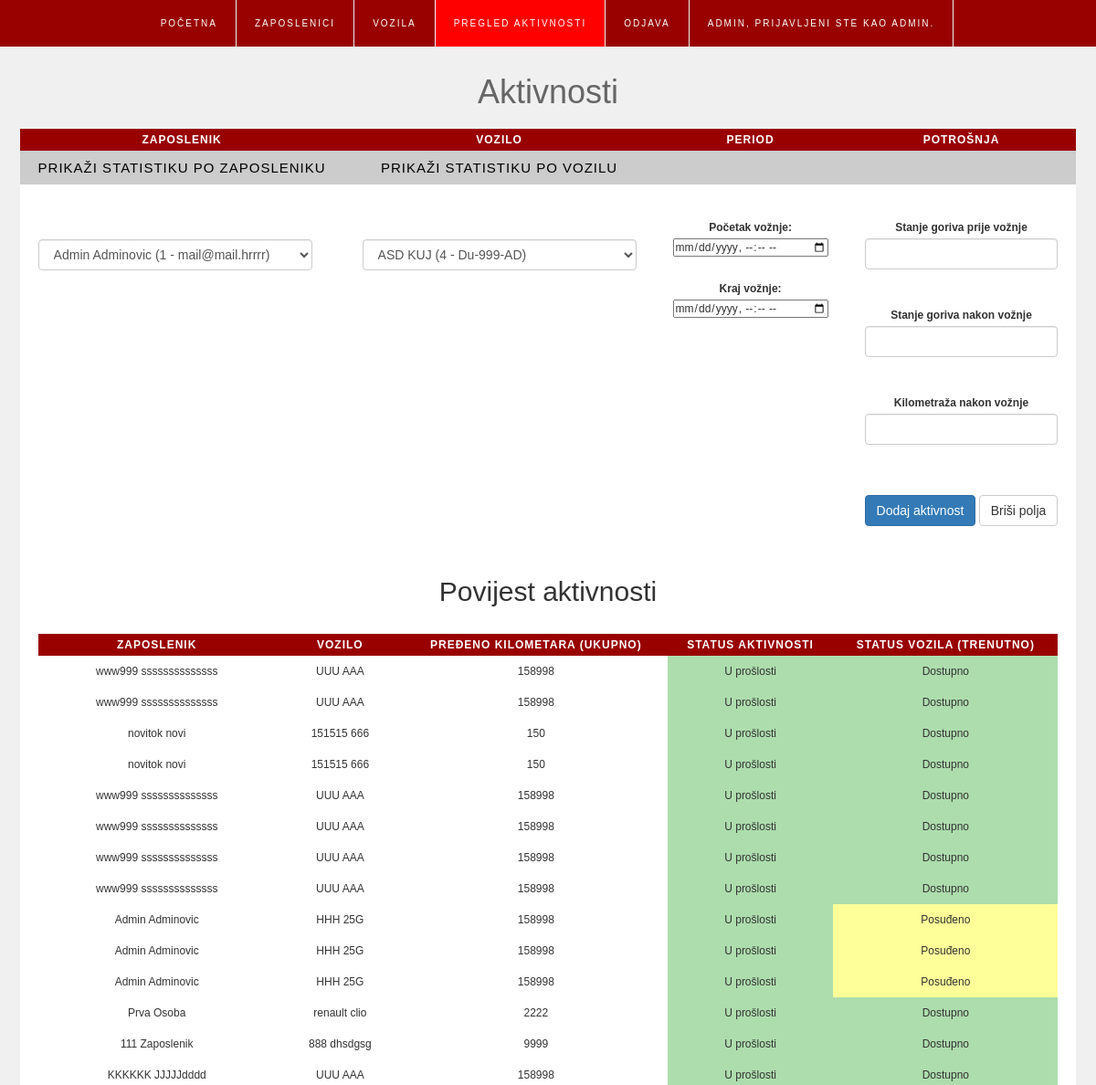
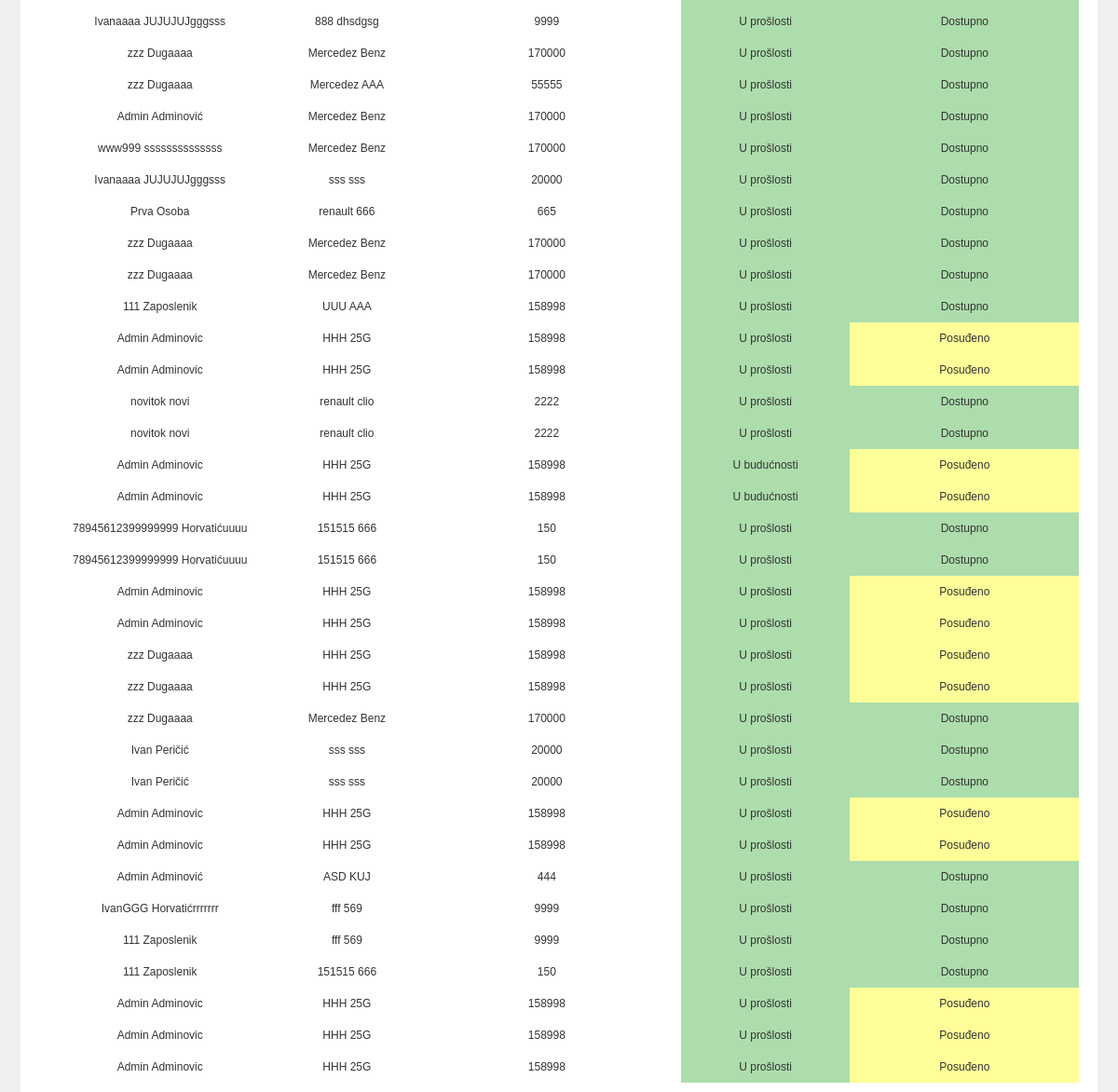
Screenshot of /aktivnosti.php (signed in) with the database file from the repository (2 pictures, top to bottom).
### tables this page shows
CREATE TABLE `users` (
  `id` int(5) NOT NULL,
  `username` varchar(100) NOT NULL,
  `password` varchar(100) NOT NULL,
  `date_birth` date DEFAULT NULL,
  `date_reg` timestamp(6) NOT NULL DEFAULT CURRENT_TIMESTAMP(6),
  `ime` varchar(20) NOT NULL,
  `prezime` varchar(20) NOT NULL,
  `user_type` int(1) NOT NULL
);

CREATE TABLE `vozila` (
  `id` int(5) NOT NULL,
  `proizvodjac` varchar(20) NOT NULL,
  `model` varchar(20) NOT NULL,
  `registracija` varchar(20) NOT NULL,
  `datum` date NOT NULL,
  `motor` varchar(255) NOT NULL,
  `vrsta_goriva` varchar(20) NOT NULL,
  `stanje_goriva` varchar(20) NOT NULL,
  `status` varchar(20) NOT NULL,
  `kilometraza` float NOT NULL
);

### aktivnosti.php (the view, shortened to what this page needs)
<?php
require_once "config.php";
$result_users = $link->query("SELECT * FROM users");
$result_vozila = $link->query("SELECT * FROM vozila WHERE status='dostupno'");
?>
<!DOCTYPE html>
<html dir="ltr">
    <head>
        <link rel="stylesheet" href="https://maxcdn.bootstrapcdn.com/bootstrap/3.3.7/css/bootstrap.css">
        <link href="css.css" rel="stylesheet" type="text/css">
    </head>
    <body>
        <?php
            include "header.php"
        ?>
        <h1>Aktivnosti</h1>
        <form action="<?php echo htmlspecialchars($_SERVER["PHP_SELF"]); ?>" method="post">
            <table class="Activity">
                <thead>
                    <tr>
                        <th>Zaposlenik</th>
                        <th>Vozilo</th>
                        <th>Period</th>
                        <th>Potrošnja</th>
                    </tr>
                <thead>
                <tbody>
                    <tr class="novaKlasa">
                        <td colspan="1">
                            <a href="aktivnosti_zaposlenik.php"><div style="height:100%;width:100%">Prikaži statistiku po zaposleniku</div></a>
                        </td>
                        <td colspan="1">
                            <a href="aktivnosti_vozilo.php"><div style="height:100%;width:100%">Prikaži statistiku po vozilu</div></a>
                        </td>
                        <td colspan="2"></td>
                    </tr>
                    <tr>
                        <td style="padding-top: 60px;vertical-align: top;">
                            <div class="form-group">
                                <select class="form-control" type="text" name="id_zaposlenik">
                                    <?php
                                    while ($row_user = $result_users->fetch_assoc()) {
                                        print '<option value="'.$row_user["id"].'">'.$row_user["ime"].' '.$row_user["prezime"].' ('.$row_user["id"].' - '.$row_user["username"].')</option>';
                                    }
                                    ?>
                                </select>
                            </div>
                        </td>
                        <td style="padding-top: 60px;vertical-align: top;">
                            <div class="form-group">
                                <select class="form-control" type="text" name="id_vozilo">
                                    <?php
                                    while ($row_vozilo = $result_vozila->fetch_assoc()) {
                                        print '<option value="'.$row_vozilo["id"].'">'.$row_vozilo["proizvodjac"].' '.$row_vozilo["model"].' ('.$row_vozilo["id"].' - '.$row_vozilo["registracija"].')</option>';
                                    }
                                    ?>
                                </select>
                            </div>
                        </td>
                        <td style="padding-top: 40px;vertical-align: top;">
                            <div>
                                <label for="period_start">Početak vožnje:</label><br>
                                <input id="party" type="datetime-local" name="period_start">
                            </div>
                            <br><br>
                            <div>
                                <label for="period_stop">Kraj vožnje:</label><br>
                                <input id="party" type="datetime-local" name="period_stop">
                            </div>
                        </td>
                        <td style="padding-top: 40px;vertical-align: top;">
                            <div class="form-group <?php echo (!empty($stanje_goriva_start_err)) ? 'has-error' : ''; ?>">
                                <label>Stanje goriva prije vožnje</label><br>
                                <input type="text" name="stanje_goriva_start" class="form-control" value="<?php echo $stanje_goriva_start; ?>">
                            </div>
                            <div class="form-group <?php echo (!empty($stanje_goriva_stop_err)) ? 'has-error' : ''; ?>">
                                <br><br><label>Stanje goriva nakon vožnje</label><br>
                                <input type="text" name="stanje_goriva_stop" class="form-control" value="<?php echo $stanje_goriva_stop; ?>">
                            </div>
                            <div class="form-group <?php echo (!empty($stanje_goriva_stop_err)) ? 'has-error' : ''; ?>">
                                <br><br><label>Kilometraža nakon vožnje</label><br>
                                <input type="text" name="kilometraza" class="form-control" value="<?php echo $kilometraza; ?>">
                            </div>
                        </td>
                    </tr>
                    <tr>
                        <td>
                        </td>
                        <td>
                        </td>
                        <td></td>
                        <td></td>
                    </tr>
                    <tr>
                        <td colspan="3"></td>
                        <td colspan="1">
                            <div class="form-group">
                                <input type="submit" class="btn btn-primary" name="action" value="Dodaj aktivnost">
                                <input type="reset" class="btn btn-default" value="Briši polja">
                            </div>
                        </td>
                    </tr>
                    <tr>
                        <td colspan="5"><h2>Povijest aktivnosti</h2></td>
                    </tr>
                    <tr>
                        <td colspan="5">
                    <table class="Activity" style="width:100%; margin:0;padding:0;">
                                                    <tr>
                        <th>Zaposlenik</th>
                        <th>Vozilo</th>
                        <th>Pređeno kilometara (ukupno)</th>
                        <th>Status aktivnosti</th>
                        <th>Status vozila (trenutno)</th>
                    </tr>
                <?php
                    $result_akt = $link->query("SELECT * FROM aktivnosti");
                    while ($row_akt = $result_akt->fetch_assoc()) {
                        $boo = $row_akt['id_zaposlenik'];
                        $foo = $row_akt['id_vozilo'];
                        $result_akt2 = $link->query("SELECT * FROM users WHERE id = '$boo'");
                        while ($row_akt2 = $result_akt2->fetch_assoc()) {
                            $result_akt3 = $link->query("SELECT * FROM vozila WHERE id = '$foo'");
                            while ($row_akt3 = $result_akt3->fetch_assoc()) {
                                print '<tr>';
                                print '<td>'.$row_akt2['ime'].' '.$row_akt2['prezime'].'</td>';
                                print '<td>'.$row_akt3['proizvodjac'].' '.$row_akt3['model'].'</td>';
                                print '<td>'.$row_akt3['kilometraza'].'</td>';
                                if (strtotime($row_akt["period_stop"]) < time()) {
                                    print '<td style="background:rgba(51, 170, 51, .4);">U prošlosti</td>';
                                } elseif (strtotime($row_akt["period_stop"]) > time() and strtotime($row_akt["period_start"]) > time()) {
                                    print '<td style="background:rgba(51, 170, 51, .4);">U budućnosti</td>';
                                } else {
                                    print '<td style="background:rgba(255, 255, 0, .4);">U tijeku</td>';
                                }
                                if ($row_akt3["status"]=="dostupno") {
                                    print '<td style="background:rgba(51, 170, 51, .4);">Dostupno</td>';
                                } elseif ($row_akt3["status"]=="posudjeno") {
                                    print '<td style="background:rgba(255, 255, 0, .4);">Posuđeno</td>';
                                } elseif ($row_akt3["status"]=="popravak") {
                                    print '<td style="background:rgba(255, 255, 0, .4);">Na popravku</td>';
                                }
                                print '</tr>';
                            }
                        }
                    }
                ?>
                            </table>
                        </td>
                    </tr>
                </tbody>
            </table>
        </form>
    </body>
</html>

### header.php
<header>
    <ul>
        <li>
            <a href="index.php"<?php if (PAGE == 'pocetna') print ' class="HeaderMenuHover"'; ?>>Početna</a>
        </li><li>
            <a href="zaposlenici.php"<?php if (PAGE == 'zaposlenici') print ' class="HeaderMenuHover"'; ?>>Zaposlenici</a>
        </li><li>
            <a href="vozila.php"<?php if (PAGE == 'vozila') print ' class="HeaderMenuHover"'; ?>>Vozila</a>
        </li><li>
            <a href="aktivnosti.php"<?php if (PAGE == 'aktivnosti') print ' class="HeaderMenuHover"'; ?>>Pregled aktivnosti</a>
        </li><li>
            <a href="logout.php">Odjava</a>
        </li><?php
            if(isset($_SESSION["loggedin"]) || $_SESSION["loggedin"] == true){
                print '<li class ="noHover" stlye="pointer-events: none;"><a class ="noHover" stlye="pointer-events: none;">'.$_SESSION["ime"].', prijavljeni ste kao ';
                if ($_SESSION["user_type"]==0) {
                    print 'admin.</a></li>';
                } elseif ($_SESSION["user_type"]==1) {
                    print 'zaposlenik.</a></li>';
                }
            }
        ?>
    </ul>
</header>

### css.css (style rules this page uses)
* { margin: 0px; padding: 0px; }
a, a:link, a:visited, a:hover, a:active { text-decoration: none; }
body { background-color: #F0F0F0; font: 14px sans-serif; text-align: center; margin: 0 !important; }
header { background-color: #990000; margin: 0; }
header > ul > li { display: inline-block; }
header > ul > li > a { display: inline-block; padding: 20px; border-right: 1px solid #F0F0F0; color: #FFFFFF; font-size: 10px; text-transform: uppercase; letter-spacing: 2px; text-align: center; }
.noHover { pointer-events: none; }
.HeaderMenuHover { background-color: #FF0000; }
h1 { font-size: 36px; color: #666666; padding-top: 10px; padding-bottom: 10px; }
table { padding-top: 0; border-collapse: collapse; border-spacing: 0px; font-size: 12px; margin: auto; text-align: center; vertical-align: middle; }
.Activity th { background-color: #990000; text-transform: uppercase; letter-spacing: 1px; padding-top: 2px; padding-bottom: 2px; padding: 2px 10px 2px 10px; line-height: 20px; color: #FFFFFF; text-align: center; }
table td { background-color: #FFFFFF; padding: 10px 20px 10px 20px; }
.novaKlasa td { background-color: #CCCCCC; font-size: 15px; text-transform: uppercase; letter-spacing: 1px; color: black; }
.novaKlasa a { background-color: #CCCCCC; font-size: 15px; text-transform: uppercase; letter-spacing: 1px; color: black; }
.form-control { width: 100%; max-width: 300px; }

### rows the page displays
users: ime "www999", prezime "ssssssssssssss"
vozila: proizvodjac "UUU", model "AAA", kilometraza "158998", shows "U prošlosti", status "Dostupno"
users: ime "novitok", prezime "novi"
vozila: proizvodjac "151515", model "666", kilometraza "150", shows "U prošlosti", status "Dostupno"
users: ime "Admin", prezime "Adminovic"
vozila: proizvodjac "HHH", model "25G", kilometraza "158998", shows "U prošlosti", status "Posuđeno"
users: ime "Prva", prezime "Osoba"
vozila: proizvodjac "renault", model "clio", kilometraza "2222", shows "U prošlosti", status "Dostupno"
users: ime "111", prezime "Zaposlenik"
vozila: proizvodjac "888", model "dhsdgsg", kilometraza "9999", shows "U prošlosti", status "Dostupno"
users: ime "KKKKKK", prezime "JJJJJdddd"
vozila: proizvodjac "UUU", model "AAA", kilometraza "158998", shows "U prošlosti", status "Dostupno"
users: ime "Ivanaaaa", prezime "JUJUJUJgggsss"
users: ime "zzz", prezime "Dugaaaa"
vozila: proizvodjac "Mercedez", model "Benz", kilometraza "170000", shows "U prošlosti", status "Dostupno"
vozila: proizvodjac "Mercedez", model "AAA", kilometraza "55555", shows "U prošlosti", status "Dostupno"
users: ime "Admin", prezime "Adminović"
vozila: proizvodjac "sss", model "sss", kilometraza "20000", shows "U prošlosti", status "Dostupno"
vozila: proizvodjac "renault", model "666", kilometraza "665", shows "U prošlosti", status "Dostupno"
users: ime "78945612399999999", prezime "Horvatićuuuu"
users: ime "Ivan", prezime "Peričić"
vozila: proizvodjac "ASD", model "KUJ", kilometraza "444", shows "U prošlosti", status "Dostupno"
users: ime "IvanGGG", prezime "Horvatićrrrrrrr"
vozila: proizvodjac "fff", model "569", kilometraza "9999", shows "U prošlosti", status "Dostupno"

### other values shown
$_SESSION["ime"] "ADMIN"
form field id_zaposlenik "Admin Adminovic (1 - mail@mail.hrrrr)"
form field id_vozilo "ASD KUJ (4 - Du-999-AD)"
